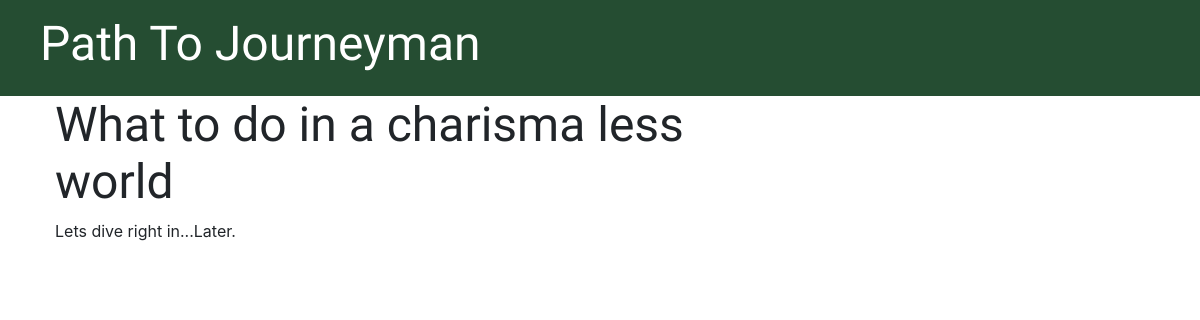
Before: /post/1/ with the older database file.
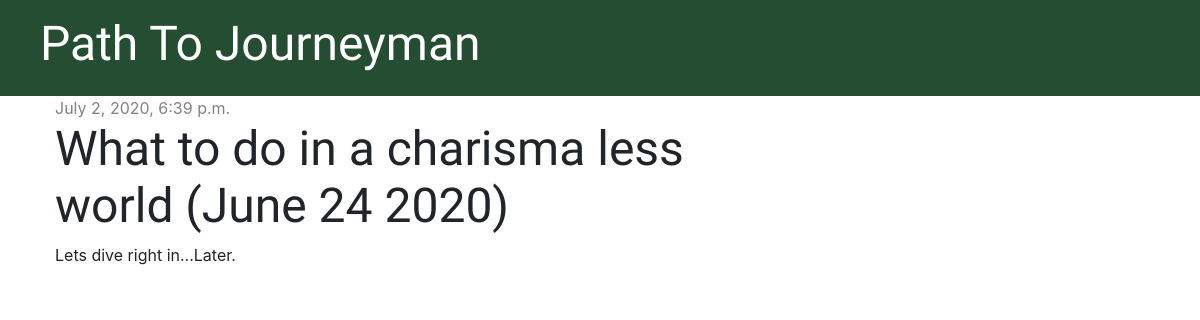
After: the same page with the newer database file.
### blog/models.py (models this page shows, shortened)
class Post(models.Model):
    author = models.ForeignKey('auth.User', on_delete=models.CASCADE)
    title = models.CharField(max_length=200)
    text = models.TextField()
    created_date = models.DateTimeField(default=timezone.now)
    published_date = models.DateTimeField(blank=True, null=True)

### blog/views.py (the view)
# urls.py: path('post/<int:pk>/', views.post_detail, name='post_detail'),
def post_detail(request, pk):
    post = get_object_or_404(Post, pk=pk)
    stuff_for_frontend = {'post': post}
    return render(request, 'blog/post_detail.html', stuff_for_frontend)

### blog/templates/blog/post_detail.html (shortened to what this page needs)
{% extends 'blog/base.html' %}
{% block content %}
    <div class="post">
        {% if post.published_date %}
            <div class="date">
                {{ post.published_date }}
            </div>
        {% endif %}
        <h1>{{ post.title }}</h1>
        <p>{{ post.text|linebreaksbr }}</p>
    </div>
{% endblock %}

Changed rows visible on the page:
changed Post "Lets dive right in...Later.": published_date (not shown) → "July 2, 2020, 6:39 p.m."; title "What to do in a charisma less world" → "What to do in a charisma less world (June 24 2020)"
